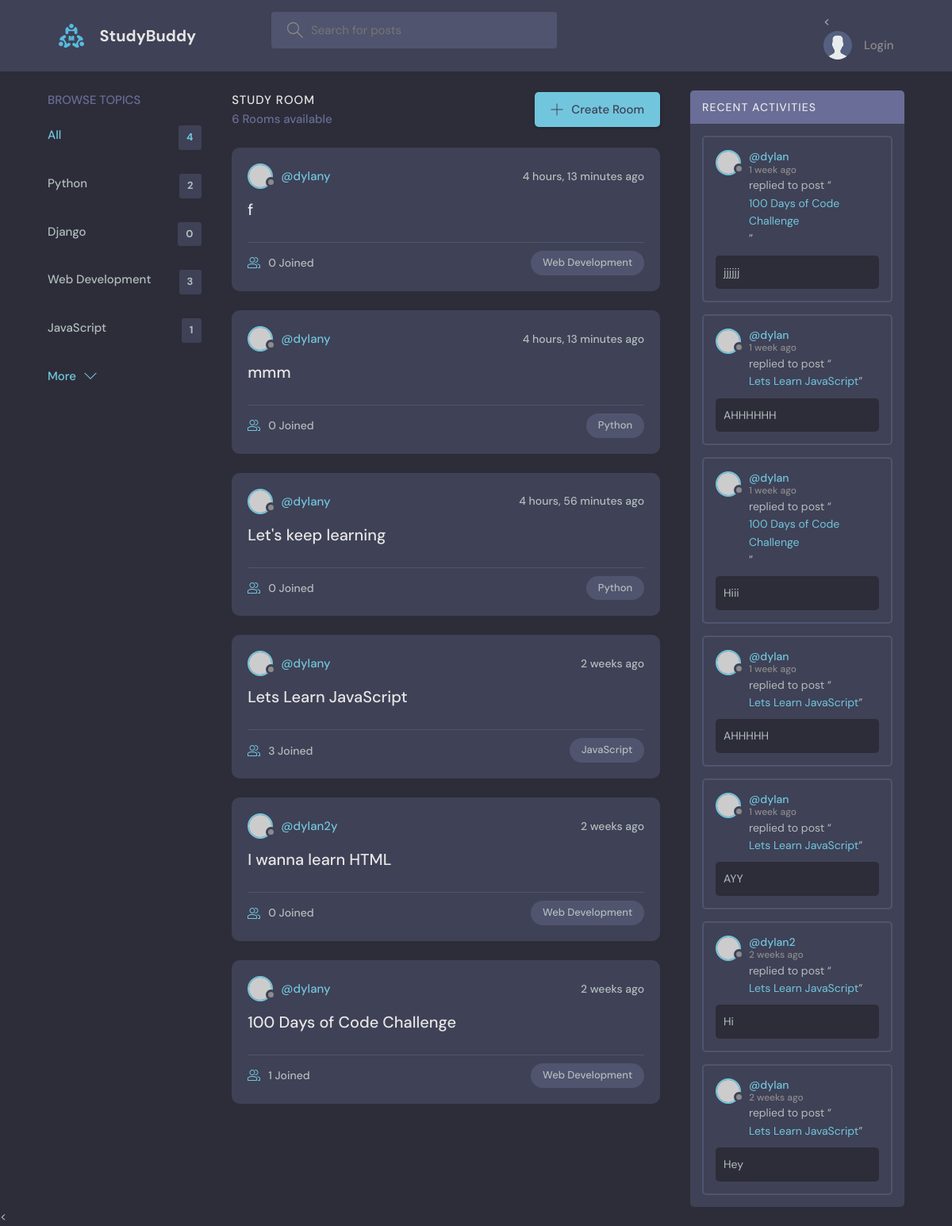
The app's page /, older data.
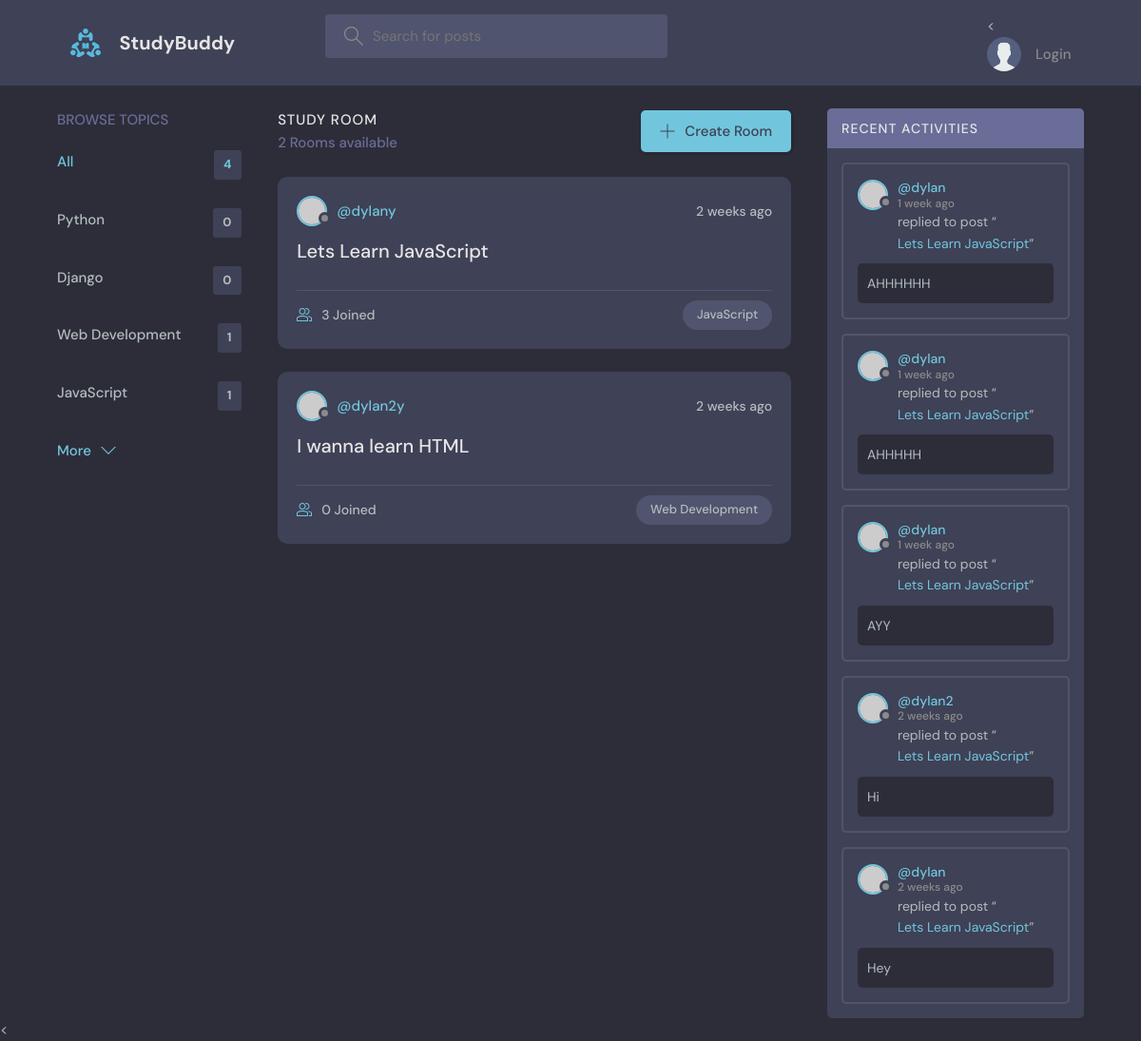
The same page, newer data.
### base/models.py (models this page shows, shortened)
class Topic(models.Model):
    name = models.CharField(max_length=200)

class Room(models.Model):
    host = models.ForeignKey(User, on_delete=models.SET_NULL, null=True)
    topic = models.ForeignKey(Topic, on_delete=models.SET_NULL, null=True)
    name = models.CharField(max_length=200)
    description = models.TextField(null=True, blank=True)
    participants = models.ManyToManyField(User, related_name='participants', blank=True)
    updated = models.DateTimeField(auto_now=True)
    created = models.DateTimeField(auto_now_add=True)
    class Meta:
        ordering = ['-updated', '-created']

class Message(models.Model):
    user = models.ForeignKey(User, on_delete=models.CASCADE)
    room = models.ForeignKey(Room, on_delete=models.CASCADE)
    body = models.TextField()
    updated = models.DateTimeField(auto_now=True)
    created = models.DateTimeField(auto_now_add=True)
    class Meta:
        ordering = ['-updated', '-created']

### base/views.py (the view)
# urls.py: path('', views.home, name ="home"),
def home(request):
    q= request.GET.get('q') if request.GET.get('q') != None else ''
    rooms = Room.objects.filter(
        Q(topic__name__icontains=q) |
        Q(name__icontains=q) |
        Q(description__icontains=q)
      )
    topics = Topic.objects.all()[0:5]
    room_count = rooms.count()
    room_messages = Message.objects.filter(Q(room__topic__name__icontains=q))
    context = {'rooms': rooms, 'topics' : topics,
               'room_count':room_count, 'room_messages':room_messages,}
    return render(request, 'base/home.html', context)

### base/templates/base/home.html (shortened to what this page needs)
{% extends 'main.html' %}
{% block content %}
    <main class="layout layout--3">
      <div class="container">
        {% include 'base/topics_components.html' %}
        <div class="roomList">
          <div class="roomList__header">
            <div>
              <h2>Study Room</h2>
              <p>{{room_count}} Rooms available</p>
            </div>
            <a class="btn btn--main" href="{% url 'create-room' %}">
              <svg version="1.1" xmlns="http://www.w3.org/2000/svg" width="32" height="32" viewBox="0 0 32 32">
                <title>add</title>
                <path
                  d="M16.943 0.943h-1.885v14.115h-14.115v1.885h14.115v14.115h1.885v-14.115h14.115v-1.885h-14.115v-14.115z"
                ></path>
              </svg>
              Create Room
            </a>
          </div>
          {% include 'base/feed_components.html' %}
        </div>
         {% include 'base/activity_component.html' %}
      </div>
    </main>
    {% endblock %}

### base/templates/base/topics_components.html
<div class="topics">
    <div class="topics__header">
      <h2>Browse Topics</h2>
    </div>
    <ul class="topics__list">
      <li>
        <a href="{%url 'home' %}" class="active">All <span>{{topics.count}}</span></a>
      </li>
      {% for topic in topics %}
      <li>
        <a href="{% url 'home' %}?q={{topic.name}}">{{topic.name}}<span>{{topic.room_set.all.count}}</span></a>
      </li>
      {% endfor %}
    </ul>
    <a class="btn btn--link" href="{% url 'topics' %}">
      More
      <svg version="1.1" xmlns="http://www.w3.org/2000/svg" width="32" height="32" viewBox="0 0 32 32">
        <title>chevron-down</title>
        <path d="M16 21l-13-13h-3l16 16 16-16h-3l-13 13z"></path>
      </svg>
    </a>
  </div>

### base/templates/base/feed_components.html (shortened to what this page needs)
{% for room in rooms %}
<div class="roomListRoom">
    <div class="roomListRoom__header">
      <a href="{% url 'user-profile' room.host.id %}" class="roomListRoom__author">
        <div class="avatar avatar--small">
          <img src="https://randomuser.me/api/portraits/women/11.jpg" />
        </div>
        <span>@{{room.host.username}}y</span>
      </a>
      <div class="roomListRoom__actions">
        <span>{{room.created|timesince}} ago</span>
      </div>
    </div>
    <div class="roomListRoom__content">
      <a href="{% url 'room' room.id %}">{{room.name}}</a>
    </div>
    <div class="roomListRoom__meta">
      <a href="{% url 'room' room.id %}" class="roomListRoom__joined">
        {{room.participants.all.count}} Joined
      </a>
      <p class="roomListRoom__topic">{{room.topic.name}}</p>
    </div>
  </div>
  {% endfor %}

### base/templates/base/activity_component.html (shortened to what this page needs)
<div class="activities">
    <div class="activities__header">
      <h2>Recent Activities</h2>
    </div>
    {% for message in room_messages %}
    <div class="activities__box">
      <div class="activities__boxHeader roomListRoom__header">
        <a href="{% url 'user-profile' message.user.id %}" class="roomListRoom__author">
          <div class="avatar avatar--small">
            <img src="https://randomuser.me/api/portraits/women/11.jpg" />
          </div>
          <p>
            @{{message.user}}
            <span>{{message.created|timesince}} ago</span>
          </p>
        </a>
      </div>
      <div class="activities__boxContent">
        <p>replied to post “<a href="{% url 'room' message.room.id %}">{{message.room.name}}</a>”</p>
        <div class="activities__boxRoomContent">
          {{message.body}}
        </div>
      </div>
    </div>
    {% endfor %}
  </div>

Row changes from the older to the newer data that the page shows:
removed Room: host.username "dylan", created "4 hours, 13 minutes", name "f", participants.all.count "0", topic.name "Web Development"
removed Room: host.username "dylan", created "4 hours, 13 minutes", name "mmm", participants.all.count "0", topic.name "Python"
removed Room: host.username "dylan", created "4 hours, 56 minutes", name "Let's keep learning", participants.all.count "0", topic.name "Python"
removed Room: host.username "dylan", created "2 weeks", name "100 Days of Code Challenge", participants.all.count "1", topic.name "Web Development"
removed Message: user "dylan", created "1 week", room.name "100 Days of Code Challenge", body "jjjjjj"
removed Message: user "dylan", created "1 week", room.name "100 Days of Code Challenge", body "Hiii"
computed for Topic "Python": room_set.all.count "2" → "0"
computed for Topic "Web Development": room_set.all.count "3" → "1"
Text that changed along with them:
{{ room_count }}: "6" → "2"
